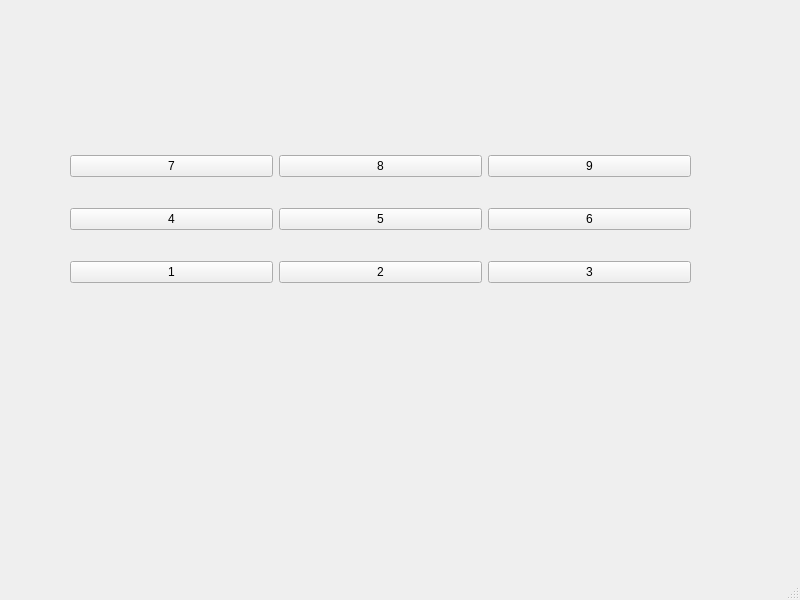
<?xml version="1.0" encoding="UTF-8"?>
<ui version="4.0">
 <class>MainWindow</class>
 <widget class="QMainWindow" name="MainWindow">
  <property name="geometry">
   <rect>
    <x>0</x>
    <y>0</y>
    <width>800</width>
    <height>600</height>
   </rect>
  </property>
  <property name="windowTitle">
   <string>MainWindow</string>
  </property>
  <widget class="QWidget" name="centralwidget">
   <widget class="QWidget" name="gridLayoutWidget">
    <property name="geometry">
     <rect>
      <x>70</x>
      <y>130</y>
      <width>621</width>
      <height>181</height>
     </rect>
    </property>
    <layout class="QGridLayout" name="gridLayout_2">
     <item row="0" column="0">
      <widget class="QPushButton" name="pushButton_7">
       <property name="text">
        <string>7</string>
       </property>
      </widget>
     </item>
     <item row="1" column="1">
      <widget class="QPushButton" name="pushButton_5">
       <property name="text">
        <string>5</string>
       </property>
      </widget>
     </item>
     <item row="0" column="1">
      <widget class="QPushButton" name="pushButton_8">
       <property name="text">
        <string>8</string>
       </property>
      </widget>
     </item>
     <item row="0" column="2">
      <widget class="QPushButton" name="pushButton_9">
       <property name="text">
        <string>9</string>
       </property>
      </widget>
     </item>
     <item row="1" column="2">
      <widget class="QPushButton" name="pushButton_6">
       <property name="text">
        <string>6</string>
       </property>
      </widget>
     </item>
     <item row="1" column="0">
      <widget class="QPushButton" name="pushButton_4">
       <property name="text">
        <string>4</string>
       </property>
      </widget>
     </item>
     <item row="2" column="0">
      <widget class="QPushButton" name="pushButton_1">
       <property name="text">
        <string>1</string>
       </property>
      </widget>
     </item>
     <item row="2" column="1">
      <widget class="QPushButton" name="pushButton_2">
       <property name="text">
        <string>2</string>
       </property>
      </widget>
     </item>
     <item row="2" column="2">
      <widget class="QPushButton" name="pushButton_3">
       <property name="text">
        <string>3</string>
       </property>
      </widget>
     </item>
    </layout>
   </widget>
  </widget>
  <widget class="QMenuBar" name="menubar">
   <property name="geometry">
    <rect>
     <x>0</x>
     <y>0</y>
     <width>800</width>
     <height>19</height>
    </rect>
   </property>
  </widget>
  <widget class="QStatusBar" name="statusbar"/>
 </widget>
 <resources/>
 <connections/>
</ui>
